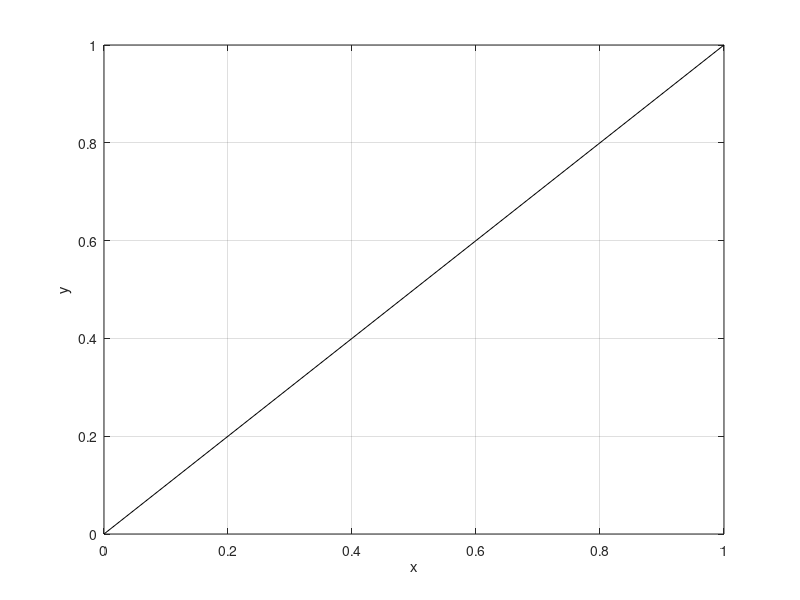

Write MATLAB code to recreate this figure. (Note: this script raises an error after producing the figure.)
warning off;
% Using McCabe Thiele Method

% Given Variable
x_f = 0.205663189;
x_d = 0.9;
x_w = 0.05;
q = 1;
alpha = 2.338270237;
efficiency = 0.7;
options = optimset('display' , 'off');

% plotting the 45 degree line for the equilibrium plot
plot([0 1], [0 1],'k');
grid on;
hold on;
xlabel('x');ylabel('y');

% The equilibrium curve and plotting it
y_eq = @(x) alpha * x / (1 - (1 - alpha) * x);
x_eq = @(y) y / (alpha + (1 - alpha) * y);
fplot(y_eq, [0 1],'r',LineWidth=0.20);
set(gca, 'xlim', [0 1]);
set(gca, 'ylim', [0 1]);

% feed line or q line
q_slope = q / (q - 1);
q_intersept = -x_f / (q - 1);
q_eqn = @(x) q_slope * x + q_intersept;
if q > 1
    fplot(q_eqn,[x_f y_eq(x_f)])
elseif q == 1
    plot([x_f x_f],[x_f y_eq(x_f)],'b')
elseif q == 0
    plot([x_eq(x_f) x_f],[x_f x_f],'b')
elseif q > 0 && q < 1
    x_lim = fsolve(@(x) q_eqn(x) - y_eq(x),x_f,options);
    fplot(q_eqn,[x_lim x_f])
end


% R_min and R calculation
if q == 1
    x_pinch = x_f;
else
    x_pinch = fsolve(@(x) q_eqn(x) - y_eq(x),x_f,options);
end
y_pinch = y_eq(x_pinch);

R_min_slope = (x_d - y_pinch)/(x_d - x_pinch);
R_min_intersept = x_d * (1 - R_min_slope);
R_min = x_d / R_min_intersept - 1;

R  = 1.42 * R_min;
R_pinch_line = @(x) R_min/(R_min+1) * x + x_d / (R_min + 1);
%fplot(R_pinch_line, [0 x_d])

% Rectifying Section operating line
Rec_op_line = @(x) R/(R+1) * x + x_d / (R + 1);

% Stripping Section operating line
% Finding the intersection of the q and rec_op_line
if q == 1
    x_intr_point = x_f;
else
    x_intr_point = fsolve(@(x) Rec_op_line(x) - q_eqn(x), x_f, options);
end
y_intr_point = Rec_op_line(x_intr_point);
% plotting the Rectifying Section operating line and stripping section operating line
plot([x_d x_intr_point], [x_d y_intr_point]);
plot([x_intr_point x_w], [y_intr_point x_w]);

% Rectifying Section Stages
x_re_stage_hor_1 = x_d;
y_re_stage_hor_1 = x_d;
rectifying_counter = 0;
while x_re_stage_hor_1 > x_intr_point
    
    y_re_stage_hor_2 = y_re_stage_hor_1;
    x_re_stage_hor_2 = x_eq(y_re_stage_hor_2);
    x_re_stage_ver = x_re_stage_hor_2;
    y_re_stage_ver = Rec_op_line(x_re_stage_ver);

    % Plotting the stage
    plot([x_re_stage_hor_1, x_re_stage_hor_2], [y_re_stage_hor_1 y_re_stage_hor_2],'m');
    plot([x_re_stage_hor_2, x_re_stage_ver], [y_re_stage_hor_2 y_re_stage_ver],'m');
    
    re_stage_x = x_re_stage_hor_1;
    x_re_stage_hor_1 = x_re_stage_ver;
    y_re_stage_hor_1 = y_re_stage_ver;
    
    rectifying_counter =rectifying_counter + 1;
end

rectifying_stages = rectifying_counter - ...
    (x_re_stage_hor_2 - x_intr_point)/(x_re_stage_hor_2 - re_stage_x);


% Stripping Section Stages

% stripping section equation
strp_slope = (x_w - y_intr_point)/(x_w - x_intr_point);
strp_intrcpt = x_w - strp_slope * x_w;
strp_eq_x = @(y) (y - strp_intrcpt)/strp_slope;

str_stage_x_ver_1 = x_w;
str_stage_y_ver_1 = x_w;
str_counter = 0;

while str_stage_y_ver_1 < y_intr_point

    str_stage_x_ver_2 = str_stage_x_ver_1;
    str_stage_y_ver_2 = y_eq(str_stage_x_ver_2);
    str_stage_y_hor = str_stage_y_ver_2;
    str_stage_x_hor = strp_eq_x(str_stage_y_hor);
    
    % Plotting the stage
    plot([str_stage_x_ver_1 str_stage_x_ver_2], [str_stage_y_ver_1 str_stage_y_ver_2],Color=[1 .2 0]);
    plot([str_stage_x_ver_2 str_stage_x_hor], [str_stage_y_ver_2 str_stage_y_hor],Color=[1 .2 0]);
    
    str_stage_y = str_stage_y_ver_1;
    str_stage_x_ver_1 = str_stage_x_hor;
    str_stage_y_ver_1 = str_stage_y_hor;

    str_counter = str_counter + 1;

end

stripping_stages = str_counter - ...
    (y_re_stage_hor_2-y_intr_point)/(y_re_stage_hor_2 - str_stage_y);


no_act_stages_re = ceil(rectifying_stages/efficiency);
no_act_stages_str = ceil(stripping_stages/efficiency);

fprintf("\n The Number of Theoretical Stages in the distillation column is %4.2f.\n",rectifying_stages+stripping_stages + 1);
fprintf("\n The Number of Actual Stages in the distillation column is %2.0f.\n",no_act_stages_str+no_act_stages_re + 1);




